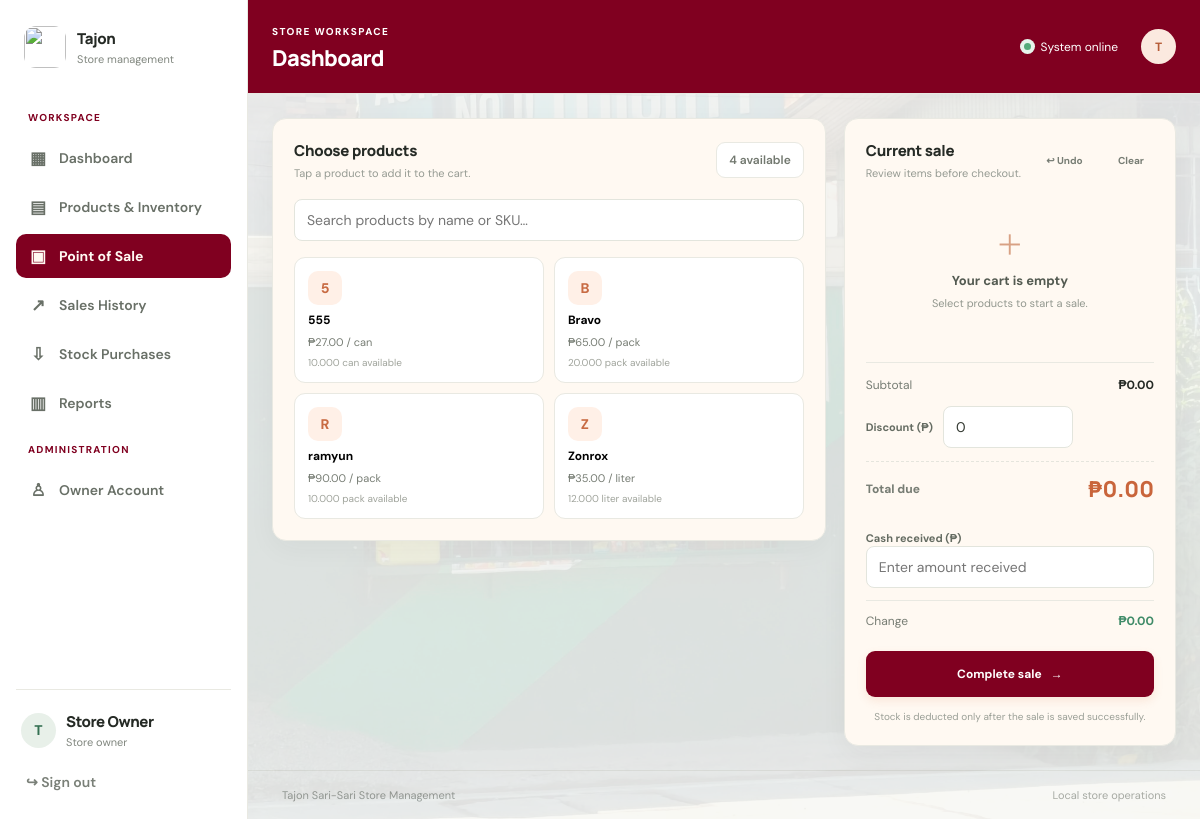
The app's page /pos.php (signed in) with its own data.
### tables this page shows
CREATE TABLE `products` (
  `id` int(10) UNSIGNED NOT NULL,
  `category_id` int(10) UNSIGNED DEFAULT NULL,
  `supplier_id` int(10) UNSIGNED DEFAULT NULL,
  `name` varchar(160) NOT NULL,
  `sku` varchar(80) DEFAULT NULL,
  `unit` varchar(30) NOT NULL DEFAULT 'piece',
  `cost_price` decimal(12,2) NOT NULL DEFAULT 0.00,
  `selling_price` decimal(12,2) NOT NULL DEFAULT 0.00,
  `stock_qty` decimal(12,3) NOT NULL DEFAULT 0.000,
  `min_stock` decimal(12,3) NOT NULL DEFAULT 5.000,
  `expiration_date` date DEFAULT NULL,
  `active` tinyint(1) NOT NULL DEFAULT 1,
  `created_at` timestamp NOT NULL DEFAULT current_timestamp(),
  `updated_at` timestamp NOT NULL DEFAULT current_timestamp() ON UPDATE current_timestamp()
);

### includes/functions.php (called while the page is built, shortened)
<?php
function e(?string $value): string {
    return htmlspecialchars($value ?? '', ENT_QUOTES | ENT_SUBSTITUTE, 'UTF-8');
}
function money(float|int|string|null $amount): string {
    return '₱' . number_format((float)$amount, 2);
}

### pos.php (the view, shortened to what this page needs)
<?php
require_once __DIR__ . '/includes/bootstrap.php';
$products = $pdo->query("
    SELECT id, name, sku, unit, selling_price, stock_qty
    FROM products
    WHERE active = 1
      AND stock_qty > 0
      AND (expiration_date IS NULL OR expiration_date >= CURDATE())
    ORDER BY name
")->fetchAll();
require __DIR__ . '/includes/header.php';
?>
<div class="pos-layout"><section class="panel pos-products"><div class="panel-heading"><div><h3>Choose products</h3><p>Tap a product to add it to the cart.</p></div><span class="subtle-tag"><?= count($products) ?> available</span></div><input id="productSearch" class="search-wide" placeholder="Search products by name or SKU…"><div class="pos-product-grid" id="posProductGrid"><?php foreach($products as $p): ?><button type="button" class="pos-product" data-id="<?= $p['id'] ?>" data-name="<?= e($p['name']) ?>" data-sku="<?= e($p['sku']??'') ?>" data-price="<?= e((string)$p['selling_price']) ?>" data-stock="<?= e((string)$p['stock_qty']) ?>" data-unit="<?= e($p['unit']) ?>"><span class="pos-product-icon"><?= e(strtoupper(substr($p['name'],0,1))) ?></span><strong><?= e($p['name']) ?></strong><small><?= money($p['selling_price']) ?> / <?= e($p['unit']) ?></small><span class="stock-hint"><?= e((string)$p['stock_qty']) ?> <?= e($p['unit']) ?> available</span></button><?php endforeach; ?></div><p id="noProducts" class="muted hidden">No matching products found.</p></section>
<section class="panel cart-panel"><div class="panel-heading"><div><h3>Current sale</h3><p>Review items before checkout.</p></div><button type="button" id="undoBtn" class="btn ghost small" title="Ctrl+Z">↩ Undo</button>
<button type="button" id="clearCart" class="btn ghost small">Clear</button></div><?php if(!empty($error)): ?><div class="alert error"><?= e($error) ?></div><?php endif; ?><form method="post" id="checkoutForm"><input type="hidden" name="csrf_token" value="<?= e(csrf_token()) ?>"><div id="cartItems" class="cart-items"><div class="empty-state compact"><div>＋</div><strong>Your cart is empty</strong><p>Select products to start a sale.</p></div></div><div id="hiddenCart"></div><div class="cart-summary"><div><span>Subtotal</span><strong id="subtotalDisplay">₱0.00</strong></div><div class="discount-line"><label for="discount">Discount (₱)</label><input id="discount" name="discount" type="number" min="0" step="0.01" value="0"></div><div class="total-line"><span>Total due</span><strong id="totalDisplay">₱0.00</strong></div><label for="cashReceived">Cash received (₱)</label><input id="cashReceived" name="cash_received" type="number" min="0" step="0.01" required placeholder="Enter amount received"><div class="change-line"><span>Change</span><strong id="changeDisplay">₱0.00</strong></div><button class="btn primary full checkout-btn" type="submit">Complete sale <span>→</span></button><p class="form-help center">Stock is deducted only after the sale is saved successfully.</p></div></form></section></div>
<?php require __DIR__.'/includes/footer.php'; ?>

### assets/css/style.css (style rules this page uses)
:root { --bg: #f7f7f4; --surface: #fff; --ink: #252a25; --muted: #81877f; --line: #e9e9e2; --orange: #df794e; --orange-dark: #c9653b; --green: #3f8b68; --green-pale: #e7f4eb; --blue: #5884c4; --red: #c85b55; --shadow: 0 8px 28px rgba(40, 44, 36, .045); font-family: 'DM Sans', sans-serif; color: var(--ink); background: var(--bg); }
* { box-sizing: border-box; }
body { margin: 0; background: var(--bg); font-size: 14px; }
button, input, select, textarea { font: inherit; }
button { cursor: pointer; }
.date-chip, .subtle-tag { background: #fff; border: 1px solid var(--line); border-radius: 9px; padding: 9px 12px; color: #72786f; font-size: 12px; font-weight: 600; }
.panel { background: #FFF9F2; border: 1px solid var(--line); border-radius: 14px; padding: 21px; margin-bottom: 18px; box-shadow: var(--shadow); min-width: 0; }
.panel-heading { display: flex; justify-content: space-between; align-items: center; gap: 12px; margin-bottom: 19px; }
.panel-heading h3 { font: 800 15px Manrope, sans-serif; margin: 0; letter-spacing: -.25px; }
.panel-heading p { font-size: 11px; color: #969b93; margin: 5px 0 0; }
.btn { border: 1px solid transparent; border-radius: 9px; display: inline-flex; align-items: center; justify-content: center; gap: 9px; padding: 10px 15px; font-weight: 700; font-size: 12px; transition: .16s; white-space: nowrap; }
.btn.primary { background: #800020; color: white; box-shadow: 0 4px 10px #df794e24; }
.btn.ghost { background: transparent; color: #777d74; }
.btn.small { padding: 6px 9px; font-size: 10px; border-radius: 7px; }
.btn.full { width: 100%; }
.cart-items { max-height: 300px; overflow-y: auto; }
.field label, .modal-form label, .cart-summary label, .auth-card label { font-size: 11px; font-weight: 700; color: #656c62; }
.field input, .field select, .filter-bar input, .filter-bar select, .modal-form input, .modal-form textarea, .cart-summary input, .auth-card input, .search-wide, .purchase-line input, .purchase-line select { width: 100%; border: 1px solid #e3e5dd; background: #fff; border-radius: 8px; padding: 11px 12px; color: #353b33; outline: none; min-width: 0; }
.form-help { color: #9a9f96; font-size: 10px; line-height: 1.5; margin: 12px 0 0; }
.center { text-align: center; }
.pos-layout { display: grid; grid-template-columns: minmax(0, 1.5fr) minmax(330px, .9fr); gap: 18px; align-items: start; }
.pos-products, .cart-panel { margin: 0; }
.search-wide { margin-bottom: 16px; }
.pos-product-grid { display: grid; grid-template-columns: repeat(3, minmax(0, 1fr)); gap: 10px; }
.pos-product { background: #fff; border: 1px solid var(--line); border-radius: 11px; padding: 13px; text-align: left; display: flex; flex-direction: column; align-items: flex-start; gap: 7px; min-width: 0; transition: .15s; }
.pos-product-icon { width: 34px; height: 34px; display: flex; align-items: center; justify-content: center; border-radius: 10px; background: #fff0e7; color: #c86b43; font-weight: 800; }
.pos-product strong { font-size: 12px; overflow-wrap: anywhere; }
.pos-product small { font-size: 11px; color: #777d74; }
.stock-hint { font-size: 10px; color: #a0a49c; }
.cart-items { max-height: 400px; overflow: auto; }
.cart-summary { border-top: 1px solid var(--line); margin-top: 14px; padding-top: 14px; }
.cart-summary>div:not(.discount-line) { display: flex; justify-content: space-between; align-items: center; margin-bottom: 12px; font-size: 12px; color: #777d74; }
.cart-summary>div strong { color: var(--ink); }
.discount-line { display: flex; align-items: center; gap: 10px; margin: 13px 0; }
.discount-line input { max-width: 130px; }
.total-line { padding: 12px 0; border-top: 1px dashed #e5e5dd; font-weight: 800; }
.total-line strong { font: 800 22px Manrope, sans-serif !important; color: var(--orange-dark) !important; }
.change-line { padding-top: 12px; border-top: 1px solid var(--line); margin-top: 12px; }
.change-line strong { color: var(--green) !important; }
.checkout-btn { margin-top: 10px; padding: 14px; }
@media (max-width: 1200px) { .pos-product-grid { grid-template-columns: repeat(2, minmax(0, 1fr)); } }

### records on screen
products: name "5", name "555", selling_price "₱27.00", unit "can", stock_qty "10.000"
products: name "B", name "Bravo", selling_price "₱65.00", unit "pack", stock_qty "20.000"
products: name "R", name "ramyun", selling_price "₱90.00", unit "pack", stock_qty "10.000"
products: name "Z", name "Zonrox", selling_price "₱35.00", unit "liter", stock_qty "12.000"

### other values on screen
$_SESSION['name'] "Store Owner"
count($products) "4"
